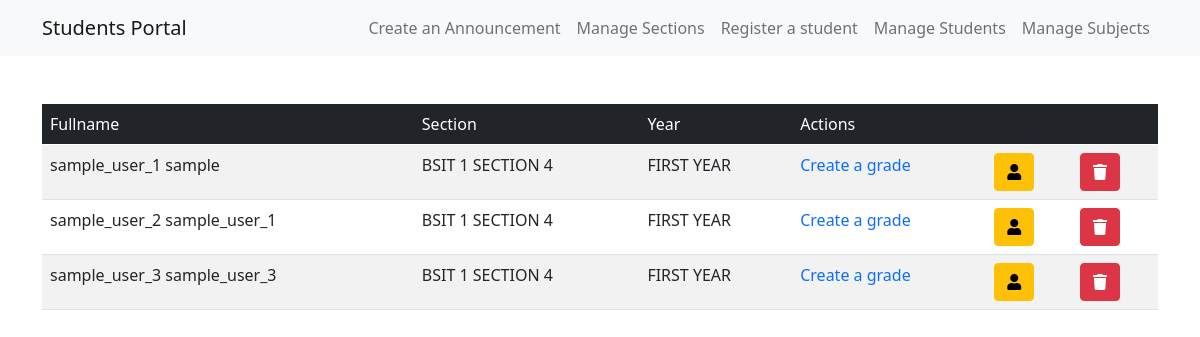
Screenshot of /admin-views/view-section.php?section=BSIT 1 SECTION 4 with the database file from the repository.
### tables this page shows
CREATE TABLE `users` (
  `id` int(11) NOT NULL,
  `firstname` varchar(255) NOT NULL,
  `lastname` varchar(255) NOT NULL,
  `username` varchar(255) NOT NULL,
  `password` varchar(255) NOT NULL,
  `section` varchar(255) NOT NULL,
  `year` varchar(255) NOT NULL,
  `role` varchar(1) NOT NULL DEFAULT 'S'
);

### functions/admin-logic.php (called while the page is built, shortened)
<?php
function show_data_multiple($table_name,$pk,$id){
    $conn = connect();
    $sql = "SELECT * FROM $table_name WHERE $pk = '$id'";
    $result = $conn->query($sql);
    if($result->num_rows > 0){
        $rows = array();
        while($row  = $result->fetch_assoc()){
            $rows[] = $row;
        }
        return $rows;
     }else{
         return FALSE;
     }
}
?>

### admin-views/view-section.php (the view, shortened to what this page needs)
<?php
include '../functions/admin-logic.php';
$section = $_GET['section'];
$data = show_data_multiple('users', 'section', $section);
include 'navbar-admin.php';
?>
<main class="my-5">
    <div class="container">
        <table class="table table-striped">
            <thead class="table-dark">
                <td>Fullname</td>
                <td>Section</td>
                <td>Year</td>
                <td colspan="3">Actions</td>
            </thead>
            <tbody>
                <?php foreach($data as $row): ?>
                    <tr>
                        <td><?php echo $row['firstname']." ".$row['lastname'] ?></td>
                        <td><?php echo $row['section'] ?></td>
                        <td><?php echo $row['year'] ?></td>
                        <td> <a href="create_grade.php?stud_id=<?php echo $row['id'] ?>" class="text-decoration-none">Create a grade</a> </td>
                        <td> <a href="#" class="text-decoration-none btn btn-warning"> <i class="fas fa-user"></i> </a> </td>
                        <td> <a href="#" class="btn btn-danger"> <i class="fas fa-trash"></i> </a> </td>
                    </tr>
                <?php endforeach ?>
            </tbody>
        </table>
    </div>
</main>

### rows the page displays
users: firstname "sample_user_1", lastname "sample", section "BSIT 1 SECTION 4", year "FIRST YEAR"
users: firstname "sample_user_2", lastname "sample_user_1", section "BSIT 1 SECTION 4", year "FIRST YEAR"
users: firstname "sample_user_3", lastname "sample_user_3", section "BSIT 1 SECTION 4", year "FIRST YEAR"
